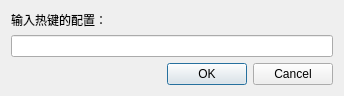
<?xml version="1.0" encoding="UTF-8"?>
<ui version="4.0">
 <class>HotkeyDialog</class>
 <widget class="QDialog" name="HotkeyDialog">
  <property name="geometry">
   <rect>
    <x>0</x>
    <y>0</y>
    <width>344</width>
    <height>86</height>
   </rect>
  </property>
  <property name="windowTitle">
   <string>热键</string>
  </property>
  <layout class="QVBoxLayout">
   <item>
    <widget class="QLabel" name="label">
     <property name="text">
      <string>输入热键的配置：</string>
     </property>
    </widget>
   </item>
   <item>
    <widget class="KeySequenceWidget" name="m_pKeySequenceWidgetHotkey"/>
   </item>
   <item>
    <widget class="QDialogButtonBox" name="buttonBox">
     <property name="orientation">
      <enum>Qt::Horizontal</enum>
     </property>
     <property name="standardButtons">
      <set>QDialogButtonBox::Cancel|QDialogButtonBox::Ok</set>
     </property>
    </widget>
   </item>
  </layout>
 </widget>
 <customwidgets>
  <customwidget>
   <class>KeySequenceWidget</class>
   <extends>QLineEdit</extends>
   <header>widgets/KeySequenceWidget.h</header>
  </customwidget>
 </customwidgets>
 <resources/>
 <connections>
  <connection>
   <sender>buttonBox</sender>
   <signal>accepted()</signal>
   <receiver>HotkeyDialog</receiver>
   <slot>accept()</slot>
   <hints>
    <hint type="sourcelabel">
     <x>248</x>
     <y>254</y>
    </hint>
    <hint type="destinationlabel">
     <x>157</x>
     <y>274</y>
    </hint>
   </hints>
  </connection>
  <connection>
   <sender>buttonBox</sender>
   <signal>rejected()</signal>
   <receiver>HotkeyDialog</receiver>
   <slot>reject()</slot>
   <hints>
    <hint type="sourcelabel">
     <x>316</x>
     <y>260</y>
    </hint>
    <hint type="destinationlabel">
     <x>286</x>
     <y>274</y>
    </hint>
   </hints>
  </connection>
 </connections>
</ui>
